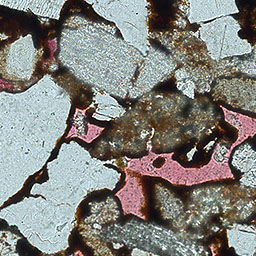
#> input picture test_image/image_001.png, 256 x 256 px
$ jupyter execute --allow-errors 'Rock Image Segmentation.ipynb'   (older library calls are emulated)
#> lines starting #> are read from the running program, lines starting #| are printed output that depends on the picture
[cell 1]
import numpy as np
import torch.nn as nn
from scipy import ndimage
import cv2
import matplotlib.pyplot as plt
from scipy.ndimage import gaussian_filter
from skimage import measure
from shapely.geometry import Polygon,Point
from skimage import graph, data, io, segmentation, color
from skimage.draw import polygon
import copy
from skimage.io import imsave, imread
from skimage.measure import regionprops
from skimage.segmentation import find_boundaries
from skimage.segmentation import slic,mark_boundaries
import torch
from torch.nn import functional as F
from sklearn.decomposition import PCA

[cell 2]
# [10 lines left out: function mask, not called in this run]

[cell 3]
# [7 lines left out: function DeleteSmall, not called in this run]

[cell 4]
# [6 lines left out: function changeX_Y, not called in this run]

[cell 5]
# [17 lines left out: function Complete_Contour, not called in this run]

[cell 6]
# [7 lines left out: function DeleteIn, not called in this run]

[cell 7]
# [8 lines left out: function TagArea, not called in this run]

[cell 8]
plt.ion()
fig1 = plt.figure(1)
fig2 = plt.figure(2)

[cell 9]
# [12 lines left out: function show_fig2, not called in this run]

[cell 10]
# [6 lines left out: function find, not called in this run]

[cell 11]
# [9 lines left out: function guassian_blur, not called in this run]

[cell 12]
# [12 lines left out: function torch_gradient_like_np, not called in this run]

[cell 13]
# [71 lines left out: function GLFIF, not called in this run]

[cell 14]
# [24 lines left out: function change_lsf, not called in this run]

[cell 15]
# [19 lines left out: function Level_Set, not called in this run]

[cell 16]
# [7 lines left out: function BLS, not called in this run]

#> (a cell that did not finish here is left out)

[cell 18]
import torchvision.models as models
input_channels = 1
input_height = 256
input_width = 256
#Model Set
num_layers = 2
num_heads = 4
hidden_dim = 2048
dropout_rate = 0.1

class AGAModel(nn.Module):  #The model returns Adaptive GLFIF results.
    def __init__(self, input_channels, input_height, input_width, num_layers, num_heads, hidden_dim, dropout_rate):
        super(AGAModel, self).__init__()

        resnet50 = models.resnet50(pretrained=False)
        resnet50.conv1 = nn.Conv2d(input_channels, 64, kernel_size=7, stride=2, padding=3, bias=False)
        resnet50.fc = nn.Identity()
        self.feature_extractor = resnet50
        self.transformer_encoder = nn.TransformerEncoder(
            nn.TransformerEncoderLayer(hidden_dim, num_heads, dim_feedforward=hidden_dim, dropout=dropout_rate),
            num_layers=num_layers
        )

        self.parameter_generator = nn.Sequential(
            nn.Linear(hidden_dim, 256),
            nn.ReLU(),
            nn.Linear(256, 32),
            nn.ReLU(),
            nn.Linear(32, 4),
            nn.Softplus()
        )

    # [14 lines left out: function forward, not called in this run]

#> (the rest of this cell did not finish here and is left out)

#> (a cell that did not finish here is left out)

[cell 20]
# [9 lines left out: function show, not called in this run]

[cell 21]
from skimage import filters, draw, measure, color
from skimage.morphology import remove_small_objects
from skimage import io, measure, morphology
from scipy.ndimage import label
from sklearn.decomposition import FastICA
from skimage import filters
# [70 lines left out: function img_pre_ls, not called in this run]

[cell 22]
src = "./test_image/image_001.png" #test_image
#> (the rest of this cell did not finish here and is left out)

[cell 23]
    #Show segmentation result.
from skimage.segmentation import find_boundaries
image = cv2.imread(src)
#> image is the input picture: shape (256, 256, 3); mean B, G, R 125.6, 130, 130.7
image_lab = cv2.cvtColor(image, cv2.COLOR_BGR2Lab)
#> image_lab: shape (256, 256, 3); mean of channels 0, 1, 2 135.3, 128.2, 131
image = cv2.cvtColor(image, cv2.COLOR_BGR2RGB)
flatten_lab = image_lab.reshape(-1, 3)
pca = PCA(n_components=1)
im = pca.fit_transform(flatten_lab).reshape(image.shape[:2])
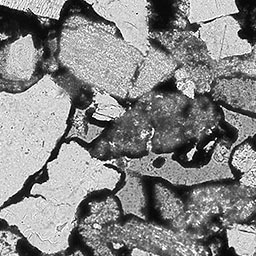
#> im: shape (256, 256) float64; min -135, max 119.7, mean 0; drawn with min black and max white
normalized_img = (im - np.min(im)) / (np.max(im) - np.min(im))
N,M = im.shape
#> N = 256; M = 256
standardized_img = (normalized_img * 255).astype(np.uint8)

new_image = np.zeros((258, 258, 3), dtype=image.dtype)
new_image[1:-1, 1:-1, :] = image
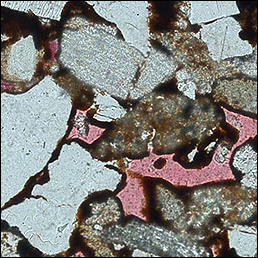
#> new_image: shape (258, 258, 3); mean R, G, B 128.7, 128, 123.7
#> (the rest of this cell did not finish here and is left out)

$ run again, with test_image/image_002.png copied over test_image/image_001.png
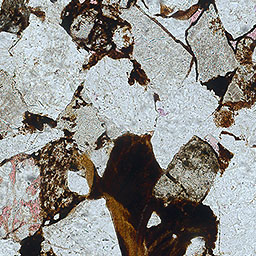
#> input picture test_image/image_002.png, 256 x 256 px
#> image is the input picture: shape (256, 256, 3); mean B, G, R 139, 142.4, 143.3
#> image_lab: shape (256, 256, 3); mean of channels 0, 1, 2 146.8, 128.4, 130.3
#> `im = pca.fit_transform(flatten_lab).reshape(image.shape[:2])`:
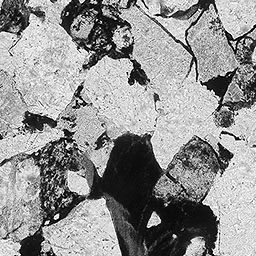
#> im: shape (256, 256) float64; min -146.6, max 108.2, mean 0; drawn with min black and max white
#> `new_image[1:-1, 1:-1, :] = image`:
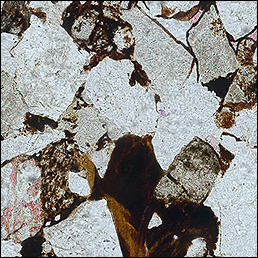
#> new_image: shape (258, 258, 3); mean R, G, B 141, 140.2, 136.9

$ run again, with test_image/image_003.png copied over test_image/image_001.png
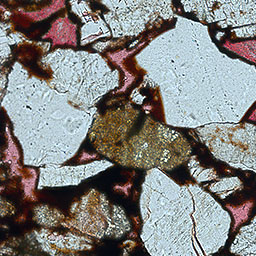
#> input picture test_image/image_003.png, 256 x 256 px
#> image is the input picture: shape (256, 256, 3); mean B, G, R 128.1, 130, 130.6
#> image_lab: shape (256, 256, 3); mean of channels 0, 1, 2 135, 129.1, 130.1
#> `im = pca.fit_transform(flatten_lab).reshape(image.shape[:2])`:
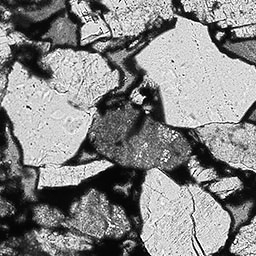
#> im: shape (256, 256) float64; min -134.4, max 119.8, mean 0; drawn with min black and max white
#> `new_image[1:-1, 1:-1, :] = image`:
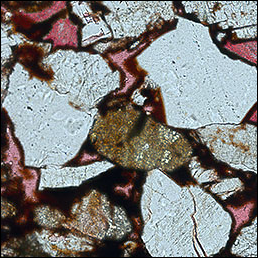
#> new_image: shape (258, 258, 3); mean R, G, B 128.6, 128, 126.1

$ run again, with test_image/image_004.png copied over test_image/image_001.png
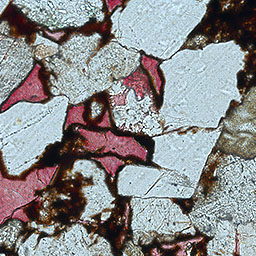
#> input picture test_image/image_004.png, 256 x 256 px
#> image is the input picture: shape (256, 256, 3); mean B, G, R 140, 138.6, 138.6
#> image_lab: shape (256, 256, 3); mean of channels 0, 1, 2 144.1, 129.3, 128.2
#> `im = pca.fit_transform(flatten_lab).reshape(image.shape[:2])`:
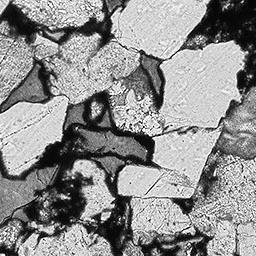
#> im: shape (256, 256) float64; min -143.7, max 110.6, mean 0; drawn with min black and max white
#> `new_image[1:-1, 1:-1, :] = image`:
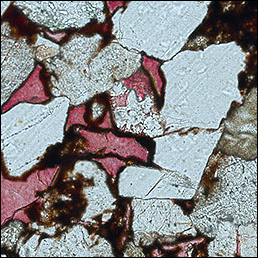
#> new_image: shape (258, 258, 3); mean R, G, B 136.4, 136.5, 137.8
